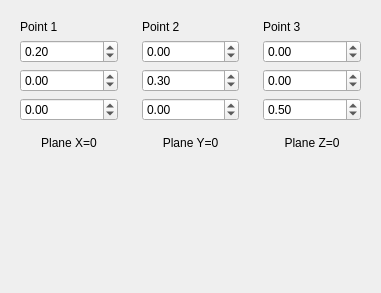
<?xml version="1.0" encoding="UTF-8"?>
<ui version="4.0">
 <class>QtTestPlaneInvestigateAccuracyDialog</class>
 <widget class="QDialog" name="QtTestPlaneInvestigateAccuracyDialog">
  <property name="geometry">
   <rect>
    <x>0</x>
    <y>0</y>
    <width>381</width>
    <height>293</height>
   </rect>
  </property>
  <property name="windowTitle">
   <string>TestPlane</string>
  </property>
  <layout class="QGridLayout" name="gridLayout">
   <item row="0" column="0">
    <widget class="QWidget" name="widget_1" native="true">
     <property name="sizePolicy">
      <sizepolicy hsizetype="Preferred" vsizetype="Maximum">
       <horstretch>0</horstretch>
       <verstretch>0</verstretch>
      </sizepolicy>
     </property>
     <layout class="QVBoxLayout" name="verticalLayout_4">
      <item>
       <widget class="QLabel" name="label">
        <property name="text">
         <string>Point 1</string>
        </property>
       </widget>
      </item>
      <item>
       <widget class="QDoubleSpinBox" name="box_x1">
        <property name="minimum">
         <double>-999999999.000000000000000</double>
        </property>
        <property name="maximum">
         <double>999999999.000000000000000</double>
        </property>
        <property name="value">
         <double>0.200000000000000</double>
        </property>
       </widget>
      </item>
      <item>
       <widget class="QDoubleSpinBox" name="box_y1">
        <property name="minimum">
         <double>-999999999.000000000000000</double>
        </property>
        <property name="maximum">
         <double>999999999.000000000000000</double>
        </property>
       </widget>
      </item>
      <item>
       <widget class="QDoubleSpinBox" name="box_z1">
        <property name="minimum">
         <double>-999999999.000000000000000</double>
        </property>
        <property name="maximum">
         <double>999999999.000000000000000</double>
        </property>
       </widget>
      </item>
     </layout>
    </widget>
   </item>
   <item row="0" column="1">
    <widget class="QWidget" name="widget_2" native="true">
     <property name="sizePolicy">
      <sizepolicy hsizetype="Preferred" vsizetype="Maximum">
       <horstretch>0</horstretch>
       <verstretch>0</verstretch>
      </sizepolicy>
     </property>
     <layout class="QVBoxLayout" name="verticalLayout_3">
      <item>
       <widget class="QLabel" name="label_2">
        <property name="text">
         <string>Point 2</string>
        </property>
       </widget>
      </item>
      <item>
       <widget class="QDoubleSpinBox" name="box_x2">
        <property name="minimum">
         <double>-999999999.000000000000000</double>
        </property>
        <property name="maximum">
         <double>999999999.000000000000000</double>
        </property>
       </widget>
      </item>
      <item>
       <widget class="QDoubleSpinBox" name="box_y2">
        <property name="minimum">
         <double>-999999999.000000000000000</double>
        </property>
        <property name="maximum">
         <double>999999999.000000000000000</double>
        </property>
        <property name="value">
         <double>0.300000000000000</double>
        </property>
       </widget>
      </item>
      <item>
       <widget class="QDoubleSpinBox" name="box_z2">
        <property name="minimum">
         <double>-999999999.000000000000000</double>
        </property>
        <property name="maximum">
         <double>999999999.000000000000000</double>
        </property>
       </widget>
      </item>
     </layout>
    </widget>
   </item>
   <item row="0" column="2">
    <widget class="QWidget" name="widget_3" native="true">
     <property name="sizePolicy">
      <sizepolicy hsizetype="Preferred" vsizetype="Maximum">
       <horstretch>0</horstretch>
       <verstretch>0</verstretch>
      </sizepolicy>
     </property>
     <layout class="QVBoxLayout" name="verticalLayout">
      <item>
       <widget class="QLabel" name="label_3">
        <property name="text">
         <string>Point 3</string>
        </property>
       </widget>
      </item>
      <item>
       <widget class="QDoubleSpinBox" name="box_x3">
        <property name="minimum">
         <double>-999999999.000000000000000</double>
        </property>
        <property name="maximum">
         <double>999999999.000000000000000</double>
        </property>
       </widget>
      </item>
      <item>
       <widget class="QDoubleSpinBox" name="box_y3">
        <property name="minimum">
         <double>-999999999.000000000000000</double>
        </property>
        <property name="maximum">
         <double>999999999.000000000000000</double>
        </property>
       </widget>
      </item>
      <item>
       <widget class="QDoubleSpinBox" name="box_z3">
        <property name="minimum">
         <double>-999999999.000000000000000</double>
        </property>
        <property name="maximum">
         <double>999999999.000000000000000</double>
        </property>
        <property name="value">
         <double>0.500000000000000</double>
        </property>
       </widget>
      </item>
     </layout>
    </widget>
   </item>
   <item row="1" column="1">
    <widget class="QLabel" name="label_plane_y">
     <property name="sizePolicy">
      <sizepolicy hsizetype="Preferred" vsizetype="Maximum">
       <horstretch>0</horstretch>
       <verstretch>0</verstretch>
      </sizepolicy>
     </property>
     <property name="text">
      <string>Plane Y=0</string>
     </property>
     <property name="alignment">
      <set>Qt::AlignCenter</set>
     </property>
    </widget>
   </item>
   <item row="3" column="0">
    <widget class="QWidget" name="widget_plane_x" native="true"/>
   </item>
   <item row="3" column="1">
    <widget class="QWidget" name="widget_plane_y" native="true"/>
   </item>
   <item row="3" column="2">
    <widget class="QWidget" name="widget_plane_z" native="true"/>
   </item>
   <item row="1" column="2">
    <widget class="QLabel" name="label_plane_z">
     <property name="sizePolicy">
      <sizepolicy hsizetype="Preferred" vsizetype="Maximum">
       <horstretch>0</horstretch>
       <verstretch>0</verstretch>
      </sizepolicy>
     </property>
     <property name="text">
      <string>Plane Z=0</string>
     </property>
     <property name="alignment">
      <set>Qt::AlignCenter</set>
     </property>
    </widget>
   </item>
   <item row="1" column="0">
    <widget class="QLabel" name="label_plane_x">
     <property name="sizePolicy">
      <sizepolicy hsizetype="Preferred" vsizetype="Maximum">
       <horstretch>0</horstretch>
       <verstretch>0</verstretch>
      </sizepolicy>
     </property>
     <property name="text">
      <string>Plane X=0</string>
     </property>
     <property name="alignment">
      <set>Qt::AlignCenter</set>
     </property>
    </widget>
   </item>
  </layout>
 </widget>
 <resources/>
 <connections/>
</ui>
